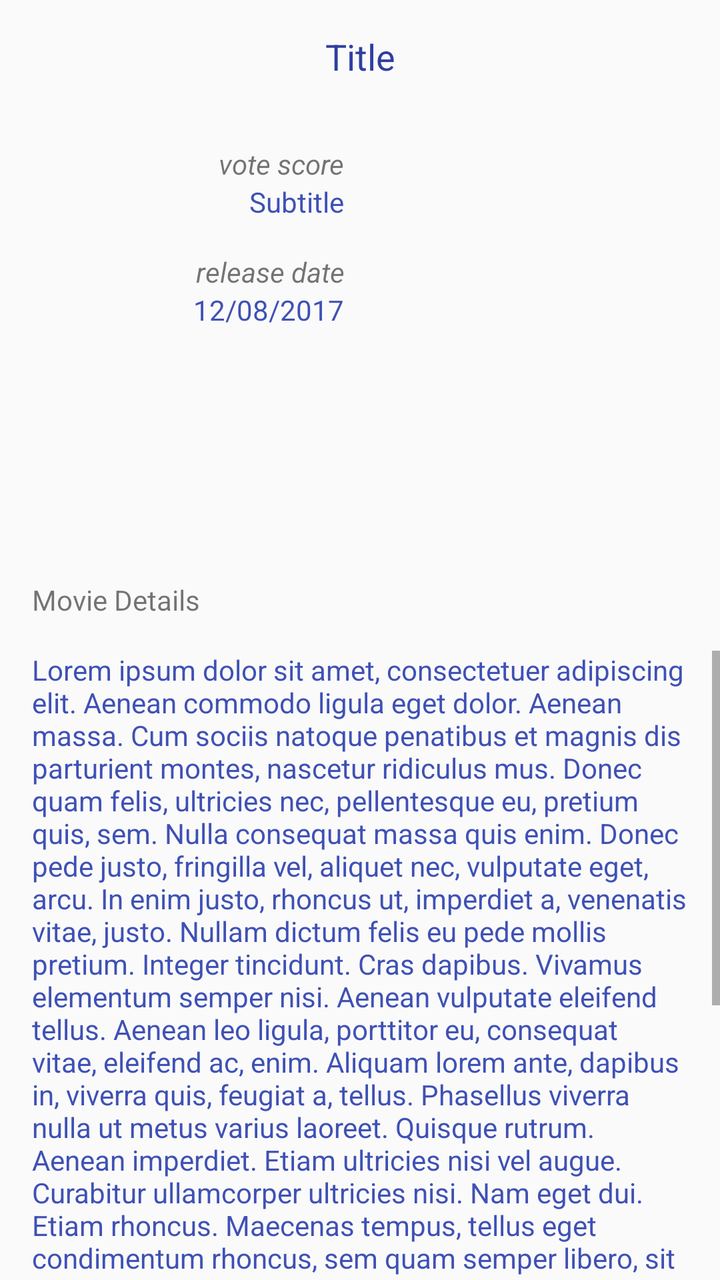
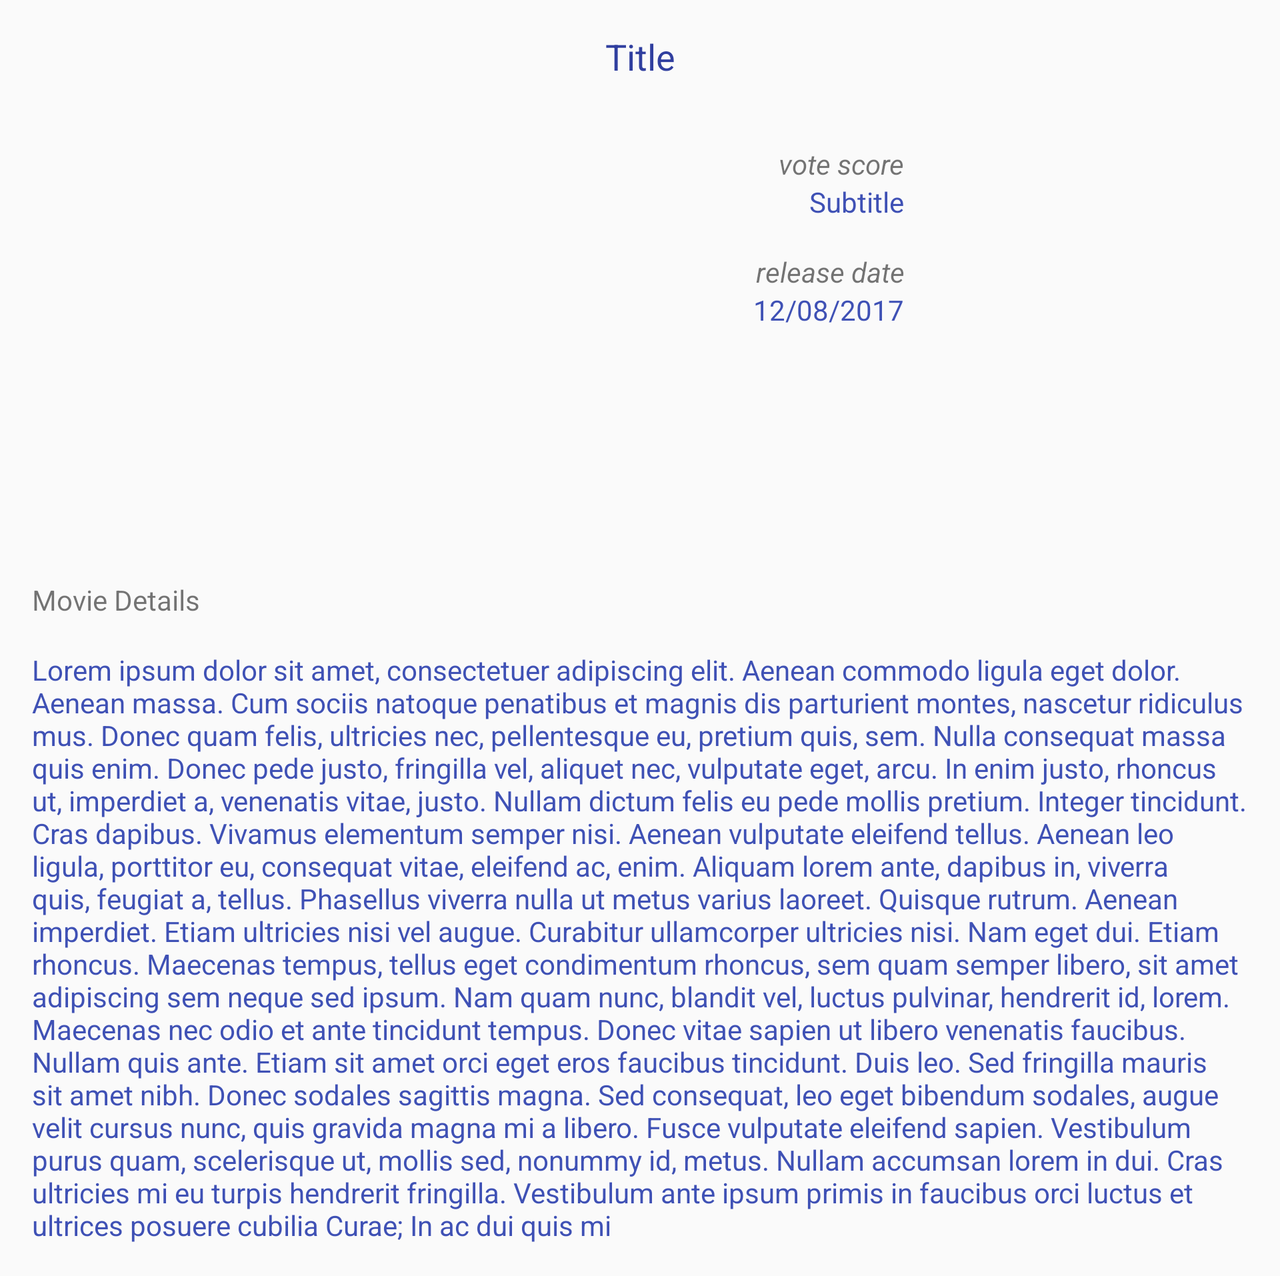

The same Android screen from two of the app's own layout files: first res/layout/ as a phone draws it, then the repository's variant for another configuration, drawn on a device whose configuration selects that folder. Both files follow.
<!-- AndroidManifest.xml: application theme AppTheme.NoActionBar -->
<!-- res/layout/fragment_detail.xml -->
<?xml version="1.0" encoding="utf-8"?>
<LinearLayout xmlns:android="http://schemas.android.com/apk/res/android"
              xmlns:tools="http://schemas.android.com/tools"
              android:layout_width="match_parent"
              android:layout_height="match_parent"
              android:orientation="vertical">

    <TextView
        android:id="@+id/movieDetailTitle"
        android:layout_width="match_parent"
        android:layout_height="wrap_content"
        android:gravity="center_horizontal"
        android:lines="1"
        android:maxLines="1"
        android:layout_margin="@dimen/horizontal_vertical_margin"
        android:textColor="@color/colorPrimaryDark"
        android:textSize="@dimen/title_18sp"
        tools:text="Title"/>

    <LinearLayout
        android:layout_width="match_parent"
        android:layout_height="wrap_content"
        android:layout_margin="@dimen/horizontal_vertical_margin"
        android:gravity="end"
        android:orientation="horizontal">

        <LinearLayout
            android:layout_width="wrap_content"
            android:layout_height="match_parent"
            android:layout_marginLeft="@dimen/horizontal_vertical_margin"
            android:layout_marginRight="@dimen/horizontal_vertical_margin"
            android:gravity="end"
            android:orientation="vertical">

            <TextView
                android:layout_width="wrap_content"
                android:layout_height="wrap_content"
                android:gravity="end"
                android:lines="1"
                android:maxLines="1"
                android:textStyle="italic"
                android:textSize="14sp"
                android:text="@string/vote_score"/>

            <TextView
                android:id="@+id/movieDetailSubtitle"
                android:layout_width="wrap_content"
                android:layout_height="wrap_content"
                android:gravity="end"
                android:lines="1"
                android:maxLines="1"
                android:textColor="@color/colorPrimary"
                android:textSize="14sp"
                tools:text="Subtitle"/>

            <TextView
                android:layout_width="wrap_content"
                android:layout_height="wrap_content"
                android:layout_marginTop="@dimen/horizontal_vertical_margin"
                android:ellipsize="end"
                android:gravity="end"
                android:lines="1"
                android:maxLines="1"
                android:textStyle="italic"
                android:textSize="14sp"
                android:text="@string/release_date"/>

            <TextView
                android:id="@+id/movieDetailReleaseDate"
                android:layout_width="wrap_content"
                android:layout_height="wrap_content"
                android:ellipsize="end"
                android:gravity="end"
                android:lines="1"
                android:textColor="@color/colorPrimary"
                android:maxLines="1"
                android:textSize="14sp"
                tools:text="12/08/2017"/>

        </LinearLayout>

        <ImageView
            android:id="@+id/movieDetailImage"
            android:layout_width="156dp"
            android:layout_height="186dp"
            android:layout_gravity="end"
            android:contentDescription="@string/movie_image_description"/>

    </LinearLayout>

    <TextView
        android:layout_width="wrap_content"
        android:layout_height="wrap_content"
        android:layout_margin="@dimen/horizontal_vertical_margin"
        android:text="@string/movie_details"/>

    <ScrollView
        android:id="@+id/movieDetailScrollView"
        android:layout_width="match_parent"
        android:layout_height="match_parent">

        <TextView
            android:id="@+id/movieDetailMainText"
            android:textColor="@color/colorPrimary"
            android:layout_marginLeft="@dimen/horizontal_vertical_margin"
            android:layout_marginRight="@dimen/horizontal_vertical_margin"
            android:layout_marginBottom="@dimen/horizontal_vertical_margin"
            android:layout_width="match_parent"
            android:layout_height="wrap_content"
            android:text="Lorem ipsum dolor sit amet, consectetuer adipiscing elit. Aenean commodo ligula eget dolor. Aenean massa. Cum sociis natoque penatibus et magnis dis parturient montes, nascetur ridiculus mus. Donec quam felis, ultricies nec, pellentesque eu, pretium quis, sem. Nulla consequat massa quis enim. Donec pede justo, fringilla vel, aliquet nec, vulputate eget, arcu. In enim justo, rhoncus ut, imperdiet a, venenatis vitae, justo. Nullam dictum felis eu pede mollis pretium. Integer tincidunt. Cras dapibus. Vivamus elementum semper nisi. Aenean vulputate eleifend tellus. Aenean leo ligula, porttitor eu, consequat vitae, eleifend ac, enim. Aliquam lorem ante, dapibus in, viverra quis, feugiat a, tellus. Phasellus viverra nulla ut metus varius laoreet. Quisque rutrum. Aenean imperdiet. Etiam ultricies nisi vel augue. Curabitur ullamcorper ultricies nisi. Nam eget dui. Etiam rhoncus. Maecenas tempus, tellus eget condimentum rhoncus, sem quam semper libero, sit amet adipiscing sem neque sed ipsum. Nam quam nunc, blandit vel, luctus pulvinar, hendrerit id, lorem. Maecenas nec odio et ante tincidunt tempus. Donec vitae sapien ut libero venenatis faucibus. Nullam quis ante. Etiam sit amet orci eget eros faucibus tincidunt. Duis leo. Sed fringilla mauris sit amet nibh. Donec sodales sagittis magna. Sed consequat, leo eget bibendum sodales, augue velit cursus nunc, quis gravida magna mi a libero. Fusce vulputate eleifend sapien. Vestibulum purus quam, scelerisque ut, mollis sed, nonummy id, metus. Nullam accumsan lorem in dui. Cras ultricies mi eu turpis hendrerit fringilla. Vestibulum ante ipsum primis in faucibus orci luctus et ultrices posuere cubilia Curae; In ac dui quis mi"/>
    </ScrollView>

</LinearLayout>
<!-- resources referenced by this layout -->
<resources>
  <color name="colorPrimary">#3F51B5</color>
  <color name="colorPrimaryDark">#303F9F</color>
  <dimen name="horizontal_vertical_margin">16dp</dimen>
  <dimen name="title_18sp">18sp</dimen>
  <string name="movie_details">Movie Details</string>
  <string name="movie_image_description">Movie Image</string>
  <string name="release_date">release date</string>
  <string name="vote_score">vote score</string>
  <!-- from res/values-v21/ -->
  <style name="AppTheme.NoActionBar">
          <item name="windowActionBar">false</item>
          <item name="windowNoTitle">true</item>
          <item name="android:windowDrawsSystemBarBackgrounds">true</item>
          <item name="android:statusBarColor">@android:color/transparent</item>
      </style>
</resources>
<!-- res/layout-land/fragment_detail.xml (the repository's variant of the layout above) -->
<!-- drawn on the phone turned sideways -->
<?xml version="1.0" encoding="utf-8"?>
<ScrollView
    xmlns:android="http://schemas.android.com/apk/res/android"
    xmlns:tools="http://schemas.android.com/tools"
    android:id="@+id/movieDetailScrollView"
    android:layout_width="match_parent"
    android:layout_height="match_parent">

    <LinearLayout
        android:layout_width="match_parent"
        android:layout_height="wrap_content"
        android:orientation="vertical">

        <TextView
            android:id="@+id/movieDetailTitle"
            android:layout_width="match_parent"
            android:layout_height="wrap_content"
            android:layout_margin="@dimen/horizontal_vertical_margin"
            android:gravity="center_horizontal"
            android:lines="1"
            android:maxLines="1"
            android:textColor="@color/colorPrimaryDark"
            android:textSize="@dimen/title_18sp"
            tools:text="Title"/>

        <LinearLayout
            android:layout_width="match_parent"
            android:layout_height="wrap_content"
            android:layout_margin="@dimen/horizontal_vertical_margin"
            android:gravity="end"
            android:orientation="horizontal">

            <LinearLayout
                android:layout_width="wrap_content"
                android:layout_height="match_parent"
                android:layout_marginLeft="@dimen/horizontal_vertical_margin"
                android:layout_marginRight="@dimen/horizontal_vertical_margin"
                android:gravity="end"
                android:orientation="vertical">

                <TextView
                    android:layout_width="wrap_content"
                    android:layout_height="wrap_content"
                    android:gravity="end"
                    android:lines="1"
                    android:maxLines="1"
                    android:textStyle="italic"
                    android:textSize="14sp"
                    android:text="@string/vote_score"/>

                <TextView
                    android:id="@+id/movieDetailSubtitle"
                    android:layout_width="wrap_content"
                    android:layout_height="wrap_content"
                    android:gravity="end"
                    android:lines="1"
                    android:maxLines="1"
                    android:textColor="@color/colorPrimary"
                    android:textSize="14sp"
                    tools:text="Subtitle"/>

                <TextView
                    android:layout_width="wrap_content"
                    android:layout_height="wrap_content"
                    android:layout_marginTop="@dimen/horizontal_vertical_margin"
                    android:ellipsize="end"
                    android:gravity="end"
                    android:lines="1"
                    android:maxLines="1"
                    android:textStyle="italic"
                    android:textSize="14sp"
                    android:text="@string/release_date"/>

                <TextView
                    android:id="@+id/movieDetailReleaseDate"
                    android:layout_width="wrap_content"
                    android:layout_height="wrap_content"
                    android:ellipsize="end"
                    android:gravity="end"
                    android:lines="1"
                    android:textColor="@color/colorPrimary"
                    android:maxLines="1"
                    android:textSize="14sp"
                    tools:text="12/08/2017"/>

            </LinearLayout>

            <ImageView
                android:id="@+id/movieDetailImage"
                android:layout_width="156dp"
                android:layout_height="186dp"
                android:layout_gravity="end"
                android:contentDescription="@string/movie_image_description"/>

        </LinearLayout>

        <TextView
            android:layout_width="wrap_content"
            android:layout_height="wrap_content"
            android:layout_margin="@dimen/horizontal_vertical_margin"
            android:text="@string/movie_details"/>

        <TextView
            android:id="@+id/movieDetailMainText"
            android:layout_width="match_parent"
            android:layout_height="wrap_content"
            android:layout_marginLeft="@dimen/horizontal_vertical_margin"
            android:layout_marginRight="@dimen/horizontal_vertical_margin"
            android:layout_marginBottom="@dimen/horizontal_vertical_margin"
            android:text="Lorem ipsum dolor sit amet, consectetuer adipiscing elit. Aenean commodo ligula eget dolor. Aenean massa. Cum sociis natoque penatibus et magnis dis parturient montes, nascetur ridiculus mus. Donec quam felis, ultricies nec, pellentesque eu, pretium quis, sem. Nulla consequat massa quis enim. Donec pede justo, fringilla vel, aliquet nec, vulputate eget, arcu. In enim justo, rhoncus ut, imperdiet a, venenatis vitae, justo. Nullam dictum felis eu pede mollis pretium. Integer tincidunt. Cras dapibus. Vivamus elementum semper nisi. Aenean vulputate eleifend tellus. Aenean leo ligula, porttitor eu, consequat vitae, eleifend ac, enim. Aliquam lorem ante, dapibus in, viverra quis, feugiat a, tellus. Phasellus viverra nulla ut metus varius laoreet. Quisque rutrum. Aenean imperdiet. Etiam ultricies nisi vel augue. Curabitur ullamcorper ultricies nisi. Nam eget dui. Etiam rhoncus. Maecenas tempus, tellus eget condimentum rhoncus, sem quam semper libero, sit amet adipiscing sem neque sed ipsum. Nam quam nunc, blandit vel, luctus pulvinar, hendrerit id, lorem. Maecenas nec odio et ante tincidunt tempus. Donec vitae sapien ut libero venenatis faucibus. Nullam quis ante. Etiam sit amet orci eget eros faucibus tincidunt. Duis leo. Sed fringilla mauris sit amet nibh. Donec sodales sagittis magna. Sed consequat, leo eget bibendum sodales, augue velit cursus nunc, quis gravida magna mi a libero. Fusce vulputate eleifend sapien. Vestibulum purus quam, scelerisque ut, mollis sed, nonummy id, metus. Nullam accumsan lorem in dui. Cras ultricies mi eu turpis hendrerit fringilla. Vestibulum ante ipsum primis in faucibus orci luctus et ultrices posuere cubilia Curae; In ac dui quis mi"
            android:textColor="@color/colorPrimary"/>

    </LinearLayout>
</ScrollView>
